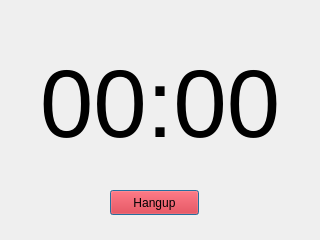
<?xml version="1.0" encoding="UTF-8"?>
<ui version="4.0">
 <class>InCallDialog</class>
 <widget class="QDialog" name="InCallDialog">
  <property name="geometry">
   <rect>
    <x>0</x>
    <y>0</y>
    <width>320</width>
    <height>240</height>
   </rect>
  </property>
  <property name="windowTitle">
   <string>Dialog</string>
  </property>
  <widget class="QLabel" name="countdownLabel">
   <property name="geometry">
    <rect>
     <x>0</x>
     <y>50</y>
     <width>320</width>
     <height>110</height>
    </rect>
   </property>
   <property name="text">
    <string>&lt;html&gt;&lt;head/&gt;&lt;body&gt;&lt;p align=&quot;center&quot;&gt;&lt;span style=&quot; font-size:72pt;&quot;&gt;00:00&lt;/span&gt;&lt;/p&gt;&lt;/body&gt;&lt;/html&gt;</string>
   </property>
   <property name="alignment">
    <set>Qt::AlignCenter</set>
   </property>
  </widget>
  <widget class="QPushButton" name="hangupButton">
   <property name="geometry">
    <rect>
     <x>110</x>
     <y>190</y>
     <width>89</width>
     <height>25</height>
    </rect>
   </property>
   <property name="styleSheet">
    <string notr="true">background-color: rgb(224, 27, 36);</string>
   </property>
   <property name="text">
    <string>Hangup</string>
   </property>
  </widget>
 </widget>
 <resources/>
 <connections/>
</ui>
